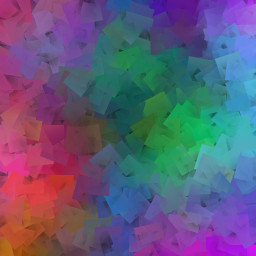
//> input picture PDI/figuras/blend1.jpg, 256 x 256 px, given in place of the camera
$ ./motiondetection   (built with g++ and OpenCV 4)
//> lines starting //> are read from the running program, lines starting //| are printed output that depends on the picture; after the words box and inside, x2 and y2 are one past the last pixel; in counts of white or black regions, pixels touching at a corner belong together
#include <iostream>
#include <opencv2/opencv.hpp>

int main(int argc, char** argv){
  cv::Mat image, quadro;
  int width, height;
  cv::VideoCapture cap;
  std::vector<cv::Mat> planes;
  cv::Mat histR, histR_passado;
  int nbins = 64;
  float limite = 0.99;
  float range[] = {0, 255};
  const float *histrange = { range };
  bool uniform = true;
  bool acummulate = false;
  int key;

  cap.open(0);

  if(!cap.isOpened()){
    std::cout << "cameras indisponiveis";
    return -1;
  }

  cap.set(cv::CAP_PROP_FRAME_WIDTH, 640);
  cap.set(cv::CAP_PROP_FRAME_HEIGHT, 480);
  width = cap.get(cv::CAP_PROP_FRAME_WIDTH);
  height = cap.get(cv::CAP_PROP_FRAME_HEIGHT);

  std::cout << "largura = " << width << std::endl;
  std::cout << "altura  = " << height << std::endl;

  int histw = nbins, histh = nbins/2;
  cv::Mat histImgR(histh, histw, CV_8UC3, cv::Scalar(0,0,0));

  while(1){
    cap >> image;
//> image is the input picture: 256 rows x 256 cols, CV_8UC3; mean B, G, R 122.3, 90.9, 96.8
    cv::split (image, planes);
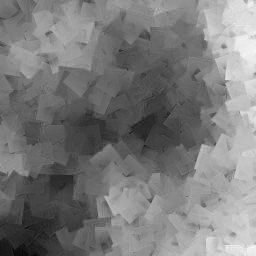
//> planes[0]: 256 rows x 256 cols, CV_8UC1; min 8, max 247, mean 122.3
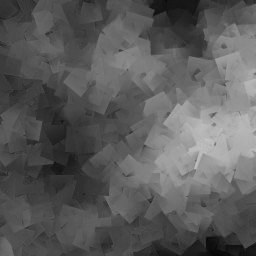
//> planes[1]: 256 rows x 256 cols, CV_8UC1; min 4, max 194, mean 90.9
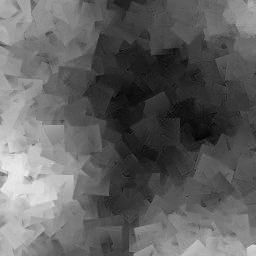
//> planes[2]: 256 rows x 256 cols, CV_8UC1; min 0, max 236, mean 96.8
    cv::calcHist(&planes[2], 1, 0, cv::Mat(), histR, 1,
                 &nbins, &histrange,
                 uniform, acummulate);
//> histR = 64 values, max 2338 at index 21, min 0 at index 60, mean 1024

    cv::normalize(histR, histR, 0, histImgR.rows, cv::NORM_MINMAX, -1, cv::Mat());
//> histR = 64 values, max 32 at index 21, min 0 at index 60, mean 14.02

    histImgR.setTo(cv::Scalar(0));


    for(int i=0; i<nbins; i++){
        cv::line(histImgR,
        cv::Point(i, histh),
        cv::Point(i, histh-cvRound(histR.at<float>(i))),
        cv::Scalar(0, 0, 255), 1, 8, 0);
    }
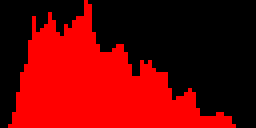
//> histImgR: 32 rows x 64 cols, CV_8UC3 (shown 4 times larger); mean B, G, R 0, 0, 111.3

    if(!histR_passado.empty()){
        float erro = compareHist(histR_passado, histR, cv::HISTCMP_CORREL);
        std::cout << erro << std::endl;

        if(erro < limite){
            std::cout << "ALERTA DE MOVIMENTO!" << std::endl;
        }

    }


    histImgR.copyTo(image(cv::Rect(0, 0, nbins, histh)));
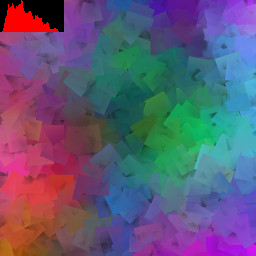
//> image: 256 rows x 256 cols, CV_8UC3; 3.12% of pixels changed, all inside (x1, y1, x2, y2) = (0, 0, 64, 32)
    histR.copyTo(histR_passado);
//> histR_passado has the same summary as histR

    cv::imshow("image", image);

    key = cv::waitKey(30);
//> the Esc key is pressed
    if(key == 27) break;
  }
  return 0;
}

$ run again, on PDI/figuras/blend2.jpg
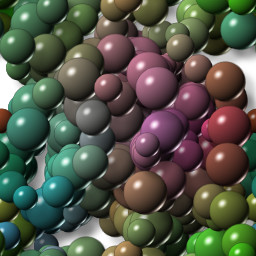
//> input picture PDI/figuras/blend2.jpg, 256 x 256 px, given in place of the camera
//> image is the input picture: 256 rows x 256 cols, CV_8UC3; mean B, G, R 71.6, 86.1, 82.2
//> `cv::split (image, planes);`:
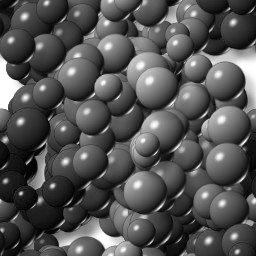
//> planes[2]: 256 rows x 256 cols, CV_8UC1; min 0, max 255, mean 82.2
//> `cv::calcHist(&planes[2], 1, 0, cv::Mat(), histR, 1, &nbins, &histrange..`: histR = 64 values, max 2197 at index 7, min 106 at index 56, mean 1017.5
//> `cv::normalize(histR, histR, 0, histImgR.rows, cv::NORM_MINMAX, -1, cv:..`: histR = 64 values, max 32 at index 7, min 0 at index 56, mean 13.95
//> `histImgR.copyTo(image(cv::Rect(0, 0, nbins, histh)));`:
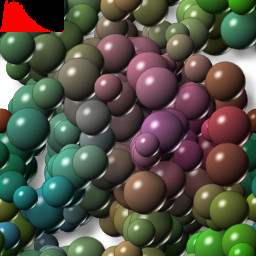
//> image: 256 rows x 256 cols, CV_8UC3; 3.12% of pixels changed, all inside (x1, y1, x2, y2) = (0, 0, 64, 32)
//> histR_passado has the same summary as histR
